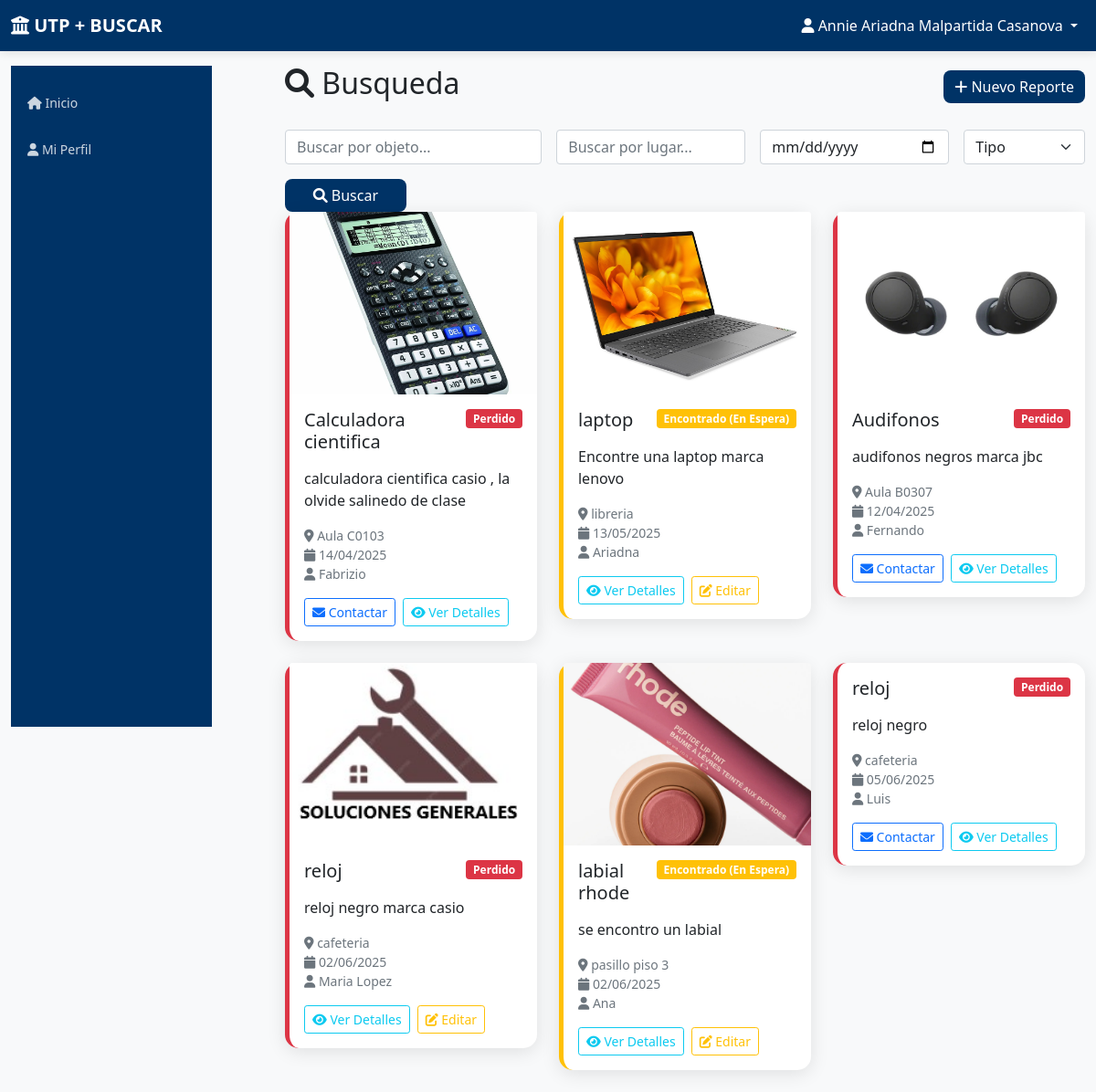
Before: /dashboard (signed in) with the older database file.
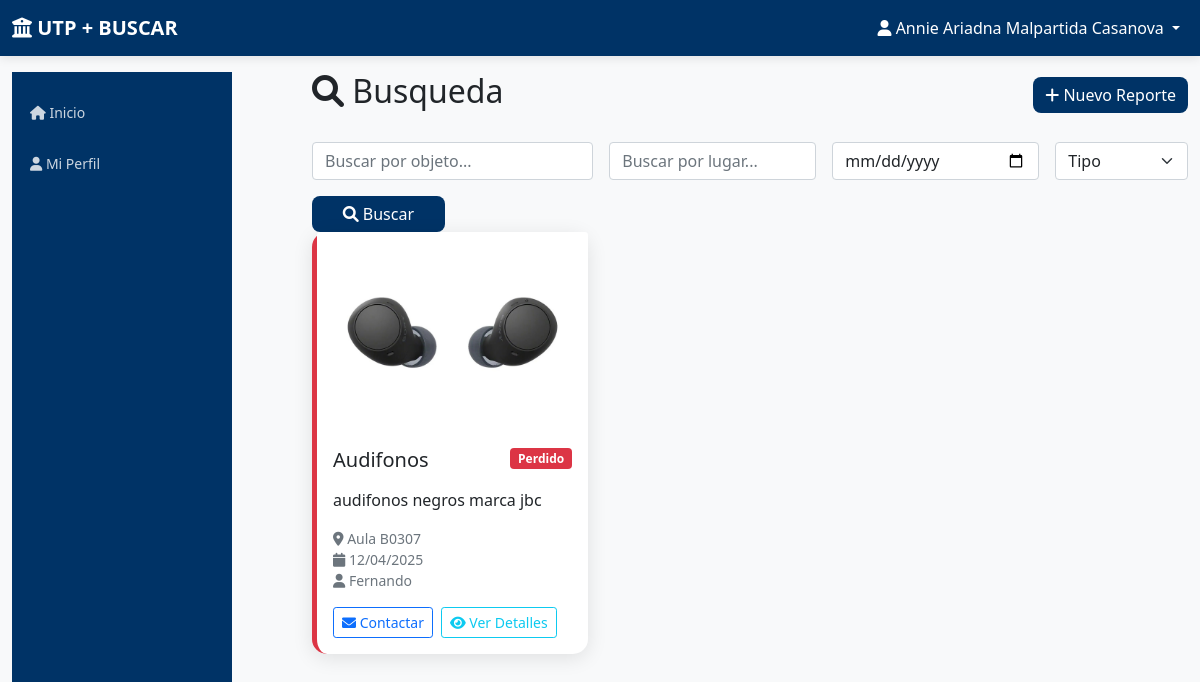
After: the same page with the newer database file.
### app.py (models this page shows)
class Report(db.Model):
    id = db.Column(db.Integer, primary_key=True)
    type = db.Column(db.String(20), nullable=False)  # 'lost' or 'found'
    object_name = db.Column(db.String(100), nullable=False)
    description = db.Column(db.Text, nullable=False)
    location = db.Column(db.String(100), nullable=False)
    date_occurred = db.Column(db.Date, nullable=False)
    reporter_name = db.Column(db.String(100), nullable=False)
    contact_info = db.Column(db.String(150), nullable=False)
    image_filename = db.Column(db.String(100))
    status = db.Column(db.String(20), default='active')  # 'active', 'resolved', 'deleted'
    user_id = db.Column(db.Integer, db.ForeignKey('user.id'), nullable=False)
    created_at = db.Column(db.DateTime, default=datetime.utcnow)

### app.py (the view)
@app.route('/dashboard', methods=['GET', 'POST'])
def dashboard():
    if 'user_id' not in session:
        return redirect(url_for('login'))
    search_object = request.args.get('object', '')
    search_location = request.args.get('location', '')
    search_date = request.args.get('date', '')
    search_type = request.args.get('type', '')
    search_status = request.args.get('status', '')  # NUEVO: filtro de status
    query = Report.query
    if search_object:
        query = query.filter(Report.object_name.contains(search_object))
    if search_location:
        query = query.filter(Report.location.contains(search_location))
    if search_date:
        query = query.filter(Report.date_occurred == search_date)
    if search_type:
        query = query.filter(Report.type == search_type)
    if search_status:  # Solo filtrar por status si se especifica
        query = query.filter(Report.status == search_status)
    reports = query.order_by(Report.created_at.desc()).all()
    return render_template('dashboard.html', reports=reports)

### templates/dashboard.html (shortened to what this page needs)
{% extends "base.html" %}
{% block content %}
<div class="row">
    <div class="col-md-3">
        <div class="sidebar">
            <div class="nav flex-column">
                <a class="nav-link" href="{{ url_for('dashboard') }}">
                    <i class="fas fa-home"></i> Inicio
                </a>
                <a class="nav-link" href="{{ url_for('profile') }}">
                    <i class="fas fa-user"></i> Mi Perfil
                </a>
            </div>
        </div>
    </div>
    <div class="col-md-9">
        <div class="d-flex justify-content-between align-items-center mb-4">
            <h2><i class="fas fa-search"></i> Busqueda </h2>
            <button type="button" class="btn btn-primary" data-bs-toggle="modal" data-bs-target="#newReportModal">
                <i class="fas fa-plus"></i> Nuevo Reporte
            </button>
        </div>
        <div class="search-bar">
            <form method="GET" class="row g-3">
                <div class="col-md-4">
                    <input type="text" class="form-control" name="object" placeholder="Buscar por objeto..." value="{{ request.args.get('object', '') }}">
                </div>
                <div class="col-md-3">
                    <input type="text" class="form-control" name="location" placeholder="Buscar por lugar..." value="{{ request.args.get('location', '') }}">
                </div>
                <div class="col-md-3">
                    <input type="date" class="form-control" name="date" value="{{ request.args.get('date', '') }}">
                </div>
                <div class="col-md-2">
                    <select class="form-select" name="type">
                        <option value="">Tipo</option>
                    </select>
                </div>
                <div class="col-md-2">
                    <button class="btn btn-primary w-100" type="submit">
                        <i class="fas fa-search"></i> Buscar
                    </button>
                </div>
            </form>
        </div>
        <div class="row">
            {% for report in reports %}
<div class="col-md-6 col-lg-4 mb-4">
    <div class="card report-card
        {% if report.status == 'claimed' %}
            border-start border-5 border-success
        {% elif report.status == 'waiting' or report.type == 'found' %}
            border-start border-5 border-warning
        {% else %}
            border-start border-5 border-danger
        {% endif %}
    ">
        {% if report.image_filename %}
            <img src="{{ url_for('static', filename='uploads/' + report.image_filename) }}" class="card-img-top" style="height: 200px; object-fit: cover;">
        {% endif %}
        <div class="card-body">
            <div class="d-flex justify-content-between align-items-start mb-2">
                <h5 class="card-title">{{ report.object_name }}</h5>
<span class="badge
    {% if report.status == 'claimed' %}
        bg-success
    {% elif report.status == 'waiting' or report.type == 'found' %}
        bg-warning
    {% else %}
        bg-danger
    {% endif %}
">
    {% if report.status == 'claimed' %}
        Encontrado
    {% elif report.status == 'waiting' or report.type == 'found' %}
        Encontrado (En Espera)
    {% else %}
        Perdido
    {% endif %}
</span>
            </div>
            <p class="card-text">{{ report.description[:100] }}{% if report.description|length > 100 %}...{% endif %}</p>
            <div class="text-muted small mb-3">
                <i class="fas fa-map-marker-alt"></i> {{ report.location }}<br>
                <i class="fas fa-calendar"></i> {{ report.date_occurred.strftime('%d/%m/%Y') }}<br>
                <i class="fas fa-user"></i> {{ report.reporter_name }}
            </div>
            <div class="d-flex gap-2">
                {% if report.user_id != session['user_id'] %}
                    <a href="mailto:{{ report.contact_info }}" class="btn btn-sm btn-outline-primary">
                        <i class="fas fa-envelope"></i> Contactar
                    </a>
                {% endif %}
                <a href="{{ url_for('view_report', report_id=report.id) }}" class="btn btn-sm btn-outline-info">
                    <i class="fas fa-eye"></i> Ver Detalles
                </a>
                {% if report.user_id == session['user_id'] %}
                    <a href="#" class="btn btn-sm btn-outline-warning" data-bs-toggle="modal" data-bs-target="#editReportModal" onclick="setReportData('{{ report.id }}', '{{ report.status }}')">
                        <i class="fas fa-edit"></i> Editar
                    </a>
                {% endif %}
            </div>
        </div>
    </div>
</div>
            {% endfor %}
        </div>
    </div>
</div>
{% endblock %}

### templates/base.html (shortened to what this page needs)
<!DOCTYPE html>
<html lang="es">
<head>
    <link href="https://cdn.jsdelivr.net/npm/bootstrap@5.1.3/dist/css/bootstrap.min.css" rel="stylesheet">
    <link href="https://cdnjs.cloudflare.com/ajax/libs/font-awesome/6.0.0/css/all.min.css" rel="stylesheet">
</head>
<body>
    <nav class="navbar navbar-expand-lg navbar-dark">
        <div class="container-fluid">
            <a class="navbar-brand" href="{{ url_for('dashboard') }}">
                <i class="fas fa-university"></i> UTP + BUSCAR
            </a>
            {% if session.user_id %}
            <div class="navbar-nav ms-auto">
                <div class="nav-item dropdown">
                    <a class="nav-link dropdown-toggle text-white" href="#" id="navbarDropdown" role="button" data-bs-toggle="dropdown">
                        <i class="fas fa-user"></i> {{ session.full_name }}
                    </a>
                </div>
            </div>
            {% endif %}
        </div>
    </nav>
    <div class="container-fluid mt-3">
        {% block content %}{% endblock %}
    </div>
</body>
</html>

### templates/base.html (style rules this page uses)
:root { --utp-primary: #003366; --utp-secondary: #003366; --utp-accent: #ff6600; --utp-light: #f8f9fa; --utp-dark: #212529; }
body { font-family: 'Segoe UI', Tahoma, Geneva, Verdana, sans-serif; background-color: var(--utp-light); }
.navbar-brand { font-weight: bold; color: white !important; }
.navbar { background: linear-gradient(135deg, var(--utp-primary), var(--utp-secondary)); box-shadow: 0 2px 10px rgba(0,0,0,0.1); }
.btn-primary { background: linear-gradient(135deg, var(--utp-secondary), var(--utp-primary)); border: none; border-radius: 8px; transition: all 0.3s ease; }
.card { border: none; border-radius: 15px; box-shadow: 0 4px 20px rgba(0,0,0,0.1); transition: all 0.3s ease; }
.sidebar { background: linear-gradient(135deg, var(--utp-primary), var(--utp-secondary)); min-height: calc(100vh - 76px); padding: 15px 0; width: 220px; }
.sidebar .nav-link { color: rgba(255,255,255,0.8); padding: 10px 18px; margin: 5px 0; border-radius: 0 25px 25px 0; transition: all 0.3s ease; font-size: 14px; }
.card-img-top { max-height: 300px; object-fit: cover; }

Changed rows visible on the page:
removed Report: image_filename (picture), object_name "Calculadora cientifica", status "Perdido", description "calculadora cientifica casio , la olvide salinedo de clase", location "Aula C0103", date_occurred "14/04/2025", reporter_name "Fabrizio"
removed Report: image_filename (picture), object_name "laptop", status "Encontrado (En Espera)", description "Encontre una laptop marca lenovo", location "libreria", date_occurred "13/05/2025", reporter_name "Ariadna", type "found" (drawn)
removed Report: image_filename (picture), object_name "reloj", status "Perdido", description "reloj negro marca casio", location "cafeteria", date_occurred "02/06/2025", reporter_name "Maria Lopez"
removed Report: image_filename (picture), object_name "labial rhode", status "Encontrado (En Espera)", description "se encontro un labial", location "pasillo piso 3", date_occurred "02/06/2025", reporter_name "Ana", type "found" (drawn)
removed Report: object_name "reloj", status "Perdido", description "reloj negro", location "cafeteria", date_occurred "05/06/2025", reporter_name "Luis"
